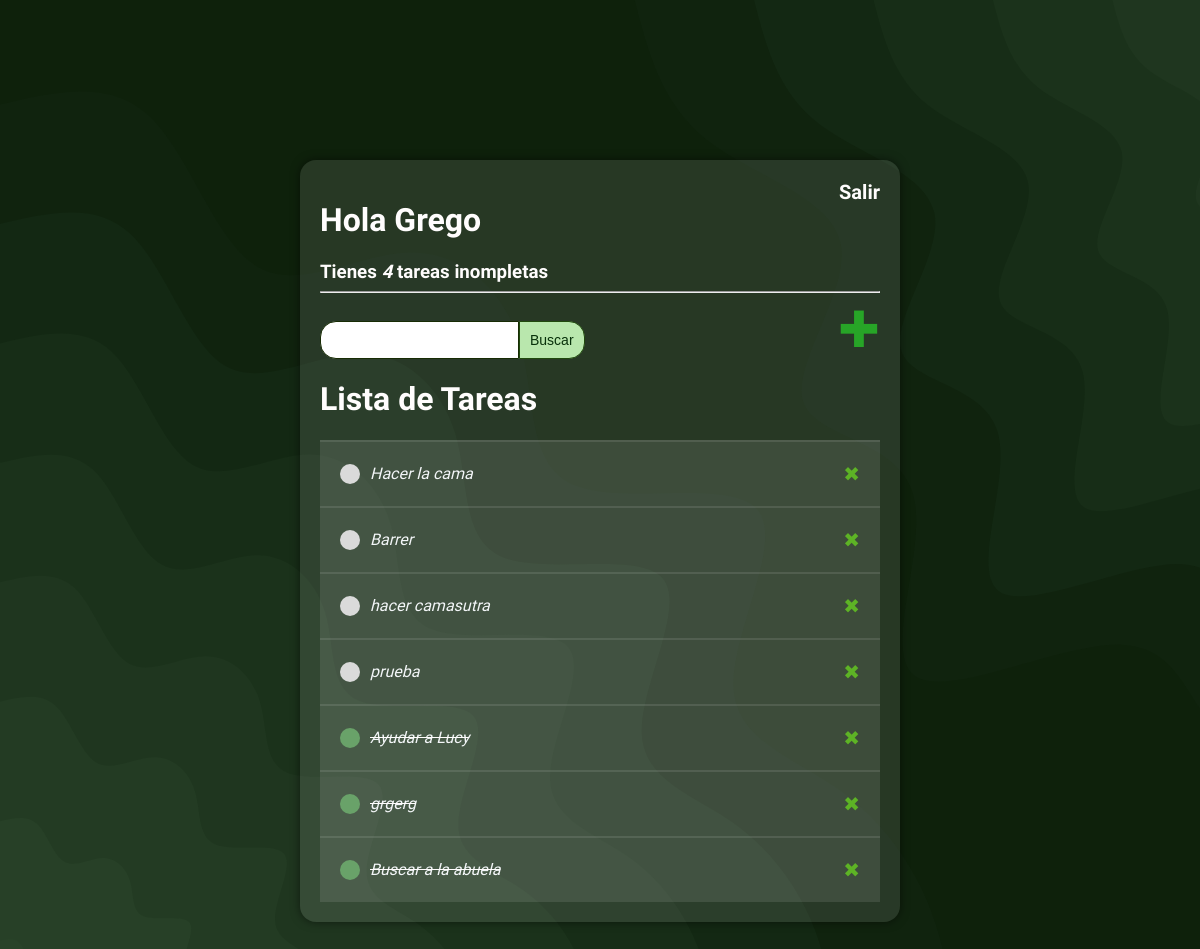
The app's page / (signed in) with its own data.
### base/models.py (models this page shows)
class Tarea(models.Model):
    usuario = models.ForeignKey(User,
                                on_delete=models.CASCADE,
                                null=True,
                                blank=True,
                                )
    titulo = models.CharField(max_length=200)
    descripcion = models.TextField(null=True,
                                blank=True,)
    completo = models.BooleanField(default=False)
    creado = models.DateTimeField(auto_now_add=True)
    def __str__(self):
        return self.titulo
    class Meta():
        ordering = ['completo']

### base/views.py (the view)
# urls.py: urlpatterns = [path('', ListaPendientes.as_view(), name="pendientes"),
class ListaPendientes(LoginRequiredMixin,ListView):
    queryset = Tarea.objects.all() # conjunto de datos personalizado, define el queryset directamente en la vista
    context_object_name = "tareas"
    def get_context_data(self, **kwargs):
        context = super().get_context_data(**kwargs)
        context['tareas'] = context['tareas'].filter(usuario=self.request.user)
        context['count'] = context['tareas'].filter(completo=False).count()
        valor_buscado = self.request.GET.get('area-buscar') or ''
        if valor_buscado:
            context['tareas'] = context['tareas'].filter(titulo__icontains=valor_buscado)
        context["valor_buscado"] = valor_buscado
        return context

### base/templates/base/tarea_list.html (shortened to what this page needs)
{% extends 'base/principal.html' %}
{% block content %}
<div class="barra-superior">
    <div>
        <h1> Hola {{request.user.username|title}}</h1>
        <h3 style= 'margin:0'>Tienes <i>{{count}}</i> tarea{{count|pluralize}} inompleta{{count|pluralize}}</h3>
    </div>
    {% if request.user.is_authenticated %}
    <form id="logout-form" action="{% url 'logout' %}" method="post">
        <button style="background: none; border: none; padding: 0; margin: 0; color: inherit; font: inherit; font-weight: bold; font-size: 20px; cursor: pointer;">
            Salir
        </button>
    </form>
    {% else %}
    <a href="{% url 'logueo' %}">Ingresar</a>
    {% endif %}
</div>
<hr>
<div id="envoltorio-agregar-buscar" >
    <form method="get" style="margin-top: 20px; display: flex;">
        <input type="text" name="area-buscar" value="{{valor_buscado}}">
        <input class="boton" type="submit" value="Buscar">
    </form>
    <a id="enlace-agregar" href="{% url 'crear-tarea' %}">&#10010;</a>
</div>
<h1>Lista de Tareas</h1>
<div class="envoltotio-items-tarea">
    {% for tarea in tareas %}
    <div class="envoltotio-tarea">
        {% if tarea.completo %}
        <div class="titulo-tarea">
            <div class="icono-tarea-completa"></div>
            <i><s><a href="{% url 'editar-tarea' tarea.id %}">{{ tarea }}</a></s></i>
        </div>
        <a class="enlace-eliminar" href="{% url 'eliminar-tarea' tarea.id %}">&#10006;</a>
        {% else %}
        <div class="titulo-tarea">
            <div class="icono-tarea-incompleta"></div>
            <i><a href="{% url 'editar-tarea' tarea.id %}">{{ tarea }}</a></i>
        </div>
        <a class="enlace-eliminar" href="{% url 'eliminar-tarea' tarea.id %}">&#10006;</a>
        {% endif %}
    </div>
    {% empty %}
    <h3>No hay elementos en esta lista</h3>
    {% endfor %}
</div>
{% endblock content %}

### base/templates/base/principal.html (shortened to what this page needs)
<!DOCTYPE html>
<html lang="es">
    {% load static %}
<head>
</head>
<body>
    <div class="container">
        {% block content %}
        {% endblock content %}
    </div>
</body>
</html>

### records on screen
Tarea: titulo "Hacer la cama"
Tarea: titulo "Barrer"
Tarea: titulo "hacer camasutra"
Tarea: titulo "prueba"
Tarea: titulo "Ayudar a Lucy"
Tarea: titulo "grgerg"
Tarea: titulo "Buscar a la abuela"

### other values on screen
{{ request.user.username|title }} "Grego"
{{ count }} "4"
